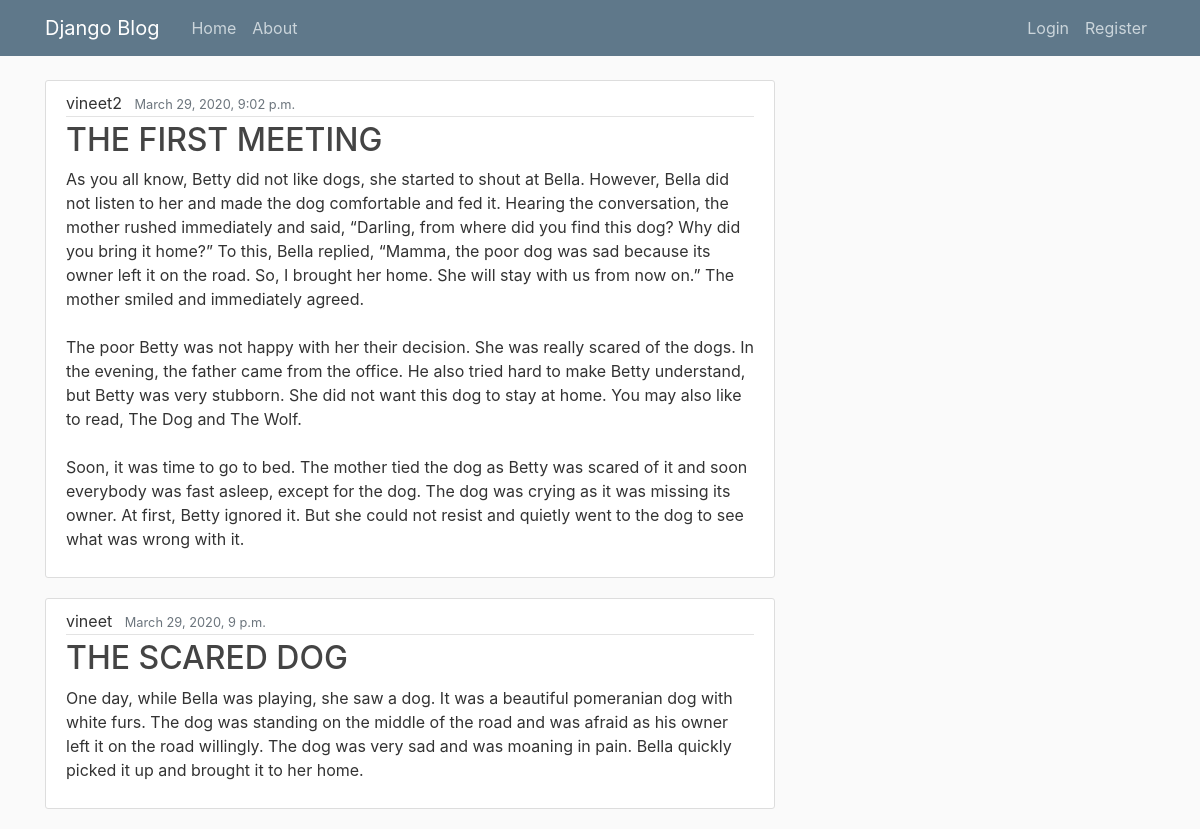
The page / on the database its author committed.
### blog/models.py (models this page shows, shortened)
class post(models.Model):
	title=models.CharField(max_length=100)
	content=models.TextField()
	date_posted=models.DateTimeField(default=timezone.now)
	author=models.ForeignKey(User,on_delete=models.CASCADE)

### blog/views.py (the view)
# urls.py: path('',PostListView.as_view(), name="blog-home"),
class PostListView(ListView):
	model=post
	template_name= 'blog/home.html'
	context_object_name='posts'
	ordering=['-date_posted']

### blog/templates/blog/home.html (shortened to what this page needs)
{%extends "blog/base.html"%}
{%block content%}
	{%for post in posts%}
	<article class="media content-section">
	  <div class="media-body">
	    <div class="article-metadata">
	      <a class="mr-2" >{{ post.author }}</a>
	      <small class="text-muted">{{ post.date_posted }}</small>
	    </div>
	    <h2><a class="article-title"	>{{ post.title }}</a></h2>
	    <p class="article-content">{{ post.content }}</p>
	  </div>
	</article>
	{%endfor%}
{%endblock content%}

### blog/templates/blog/base.html (shortened to what this page needs)
{%load static%}
<html>
<head>
    <link rel="stylesheet" href="https://maxcdn.bootstrapcdn.com/bootstrap/4.0.0/css/bootstrap.min.css">
    <link rel="stylesheet" type="text/css" href="{%static 'blog/main.css'%}">
</head>
<body>
	<header class="site-header">
	    <nav class="navbar navbar-expand-md navbar-dark bg-steel fixed-top">
	        <div class="container">
		        <a class="navbar-brand mr-4" href="{% url 'blog-home'%}">Django Blog</a>
		        <div class="collapse navbar-collapse" id="navbarToggle">
			        <div class="navbar-nav mr-auto">
			            <a class="nav-item nav-link" href="{% url 'blog-home'%}">Home</a>
			            <a class="nav-item nav-link" href="{% url 'blog-about'%}">About</a>
			        </div>
			        <div class="navbar-nav">
			        	{% if user.is_authenticated %}
			            <a class="nav-item nav-link" href="{% url 'post-create'%}">New Post</a>
			            <a class="nav-item nav-link" href="{% url 'logout'%}">Logout</a>
			            <a class="nav-item nav-link" href="{% url 'profile'%}">Dashboard</a>
			        	{%else%}
			            <a class="nav-item nav-link" href="{% url 'login'%}">Login</a>
			            <a class="nav-item nav-link" href="{% url 'register'%}">Register</a>
			        	{%endif%}
			        </div>
		        </div>
	    	</div>
	    </nav>
	</header>
	<main role="main" class="container">
  <div class="row">
    <div class="col-md-8">
      {% block content %}{% endblock %}
    </div>
  </div>
</main>
</body>
</html>

### blog/static/blog/main.css (style rules this page uses)
body { background: #fafafa; color: #333333; margin-top: 5rem; }
h1, h2, h3, h4, h5, h6 { color: #444444; }
.bg-steel { background-color: #5f788a; }
.site-header .navbar-nav .nav-link { color: #cbd5db; }
.content-section { background: #ffffff; padding: 10px 20px; border: 1px solid #dddddd; border-radius: 3px; margin-bottom: 20px; }
.article-title { color: #444444; }
.article-content { white-space: pre-line; }
.article-metadata { padding-bottom: 1px; margin-bottom: 4px; border-bottom: 1px solid #e3e3e3 }

### rows shown on the page
post: author "vineet2", date_posted "March 29, 2020, 9:02 p.m.", title "THE FIRST MEETING", content "As you all know, Betty did not like dogs, she started to shout at Bella. However, Bella did not listen to her and made the dog comfortable and fed it. Hearing the conversation, the mother rushed immediately and said, “Darling, from where did you find this dog? Why did you bring it home?” To this, Bella replied, “Mamma, the poor dog was sad because its owner left it on the road. So, I brought her home. She will stay with us from now on.” The mother smiled and immediately agreed. The poor Betty was not happy with her their decision. She was really scared of the dogs. In the evening, the father came from the office. He also tried hard to make Betty understand, but Betty was very stubborn. She…"
post: author "vineet", date_posted "March 29, 2020, 9 p.m.", title "THE SCARED DOG", content "One day, while Bella was playing, she saw a dog. It was a beautiful pomeranian dog with white furs. The dog was standing on the middle of the road and was afraid as his owner left it on the road willingly. The dog was very sad and was moaning in pain. Bella quickly picked it up and brought it to her home."
